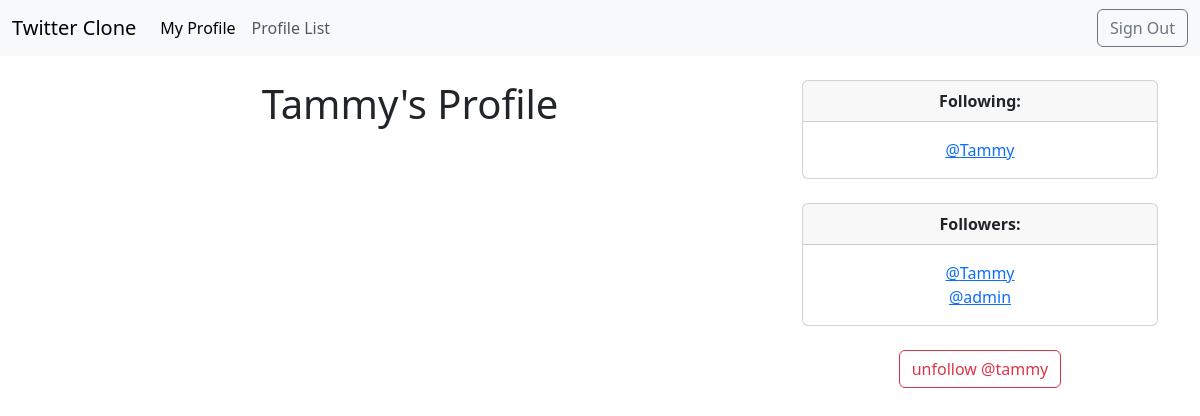
The app's page /profile/3/ (signed in) with its own data.
### twitter/models.py (models this page shows)
class Profile(models.Model):
    user = models.OneToOneField(User, on_delete=models.CASCADE)
    follow = models.ManyToManyField("self",related_name="followed_by",symmetrical=False,blank=True)
    updated = models.DateTimeField(User,auto_now=True)
    img = models.ImageField(default="static/img/icon.png",blank=True,upload_to="media/%Y/%M/profile_img/")
    def __str__(self):
        return self.user.username

### twitter/views.py (the view, shortened to what this page needs)
# urls.py: path('profile/<int:id>/',views.profile,name="profile"),
def profile(request,id):
    if request.user.is_authenticated:
        user_profile = get_object_or_404(Profile,id=id)
        context = {
            "user_profile":user_profile
        }
        return render(request,'twitter/profile.html',context)
    else:
        messages.error(request,"you must be logged in to access this page")
        return redirect("twitter:home")

### twitter/templates/twitter/profile.html (shortened to what this page needs)
{% extends 'base.html' %}
{% block content %}
    <div class="container text-center">
        <div class="row">
            <div class="col-8">
                <h1>{{user_profile.user.username}}'s Profile</h1>
            </div>
            <div class="col-4">
                <div class="card">
                    <div class="card-header">
                        <strong>Following:</strong><br>
                    </div>
                    <div class="card-body">
                      <p class="card-text">
                        {% for following in user_profile.follow.all %}
                            <a href="{% url 'twitter:profile' following.user.id %}">@{{following}} <br></a>
                        {% endfor %}
                      </p>
                    </div>
                </div>
                <br>
                <div class="card">
                    <div class="card-header">
                        <strong>Followers:</strong><br>
                    </div>
                    <div class="card-body">
                      <p class="card-text">
                        {% for following in user_profile.followed_by.all %}
                               <a href="{% url 'twitter:profile' following.user.id %}">@{{following}} <br></a>
                        {% endfor %}
                      </p>
                    </div>
                </div>
                <br>
                <form action="" method="post">
                    {% if user_profile in user.profile.follow.all %}
                        <button class="btn btn-outline-danger" name="follow" value="unfollow" type="submit">
                            unfollow @{{user_profile.user.username|lower}}
                        </button>
                    {% else %}
                        <button class="btn btn-outline-success" name="follow" value="follow" type="submit">
                            follow @{{user_profile.user.username|lower}}
                        </button>
                    {% endif %}
                </form>
                <br>
            </div>
        </div>
    </div>
{% endblock content %}

### records on screen
Profile: user.username "Tammy", user.username "tammy"
Profile: user.username "admin"
